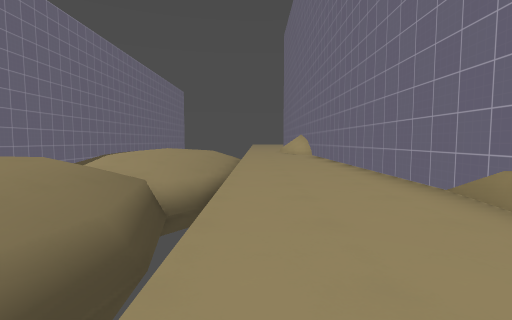
view 1 (above)

24 first-person views from a walk through a 3-D level made in the Godot game engine. The camera is 1.3 m above the floor, tilts 4° down and sees 85° across. The floor is counted in squares, 2 m on a side. Each view is taken from the middle of a square. On the plan, view 1 faces up. The plan holds only what a view shows up to about 9 squares ahead; the rest is blank. The place goes on beyond the plan. Surface patterns are stand-ins for the level's own textures.

view 2
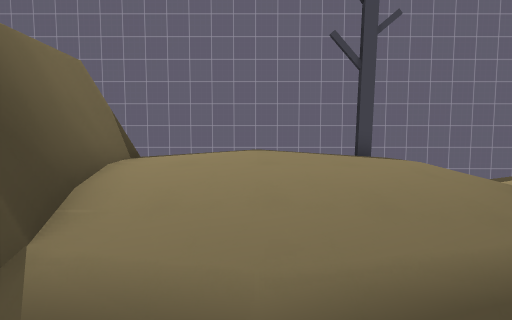

view 3
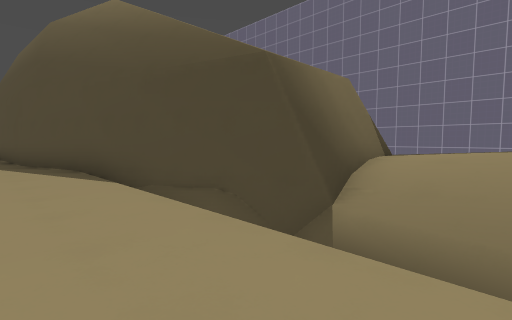

view 4
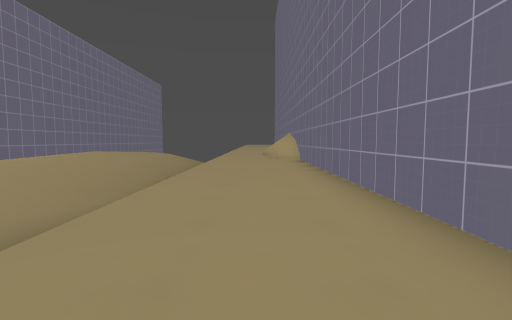

view 5
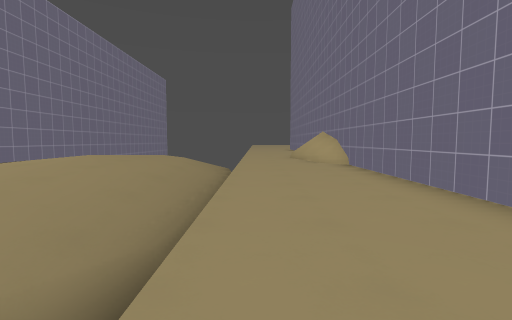

view 6
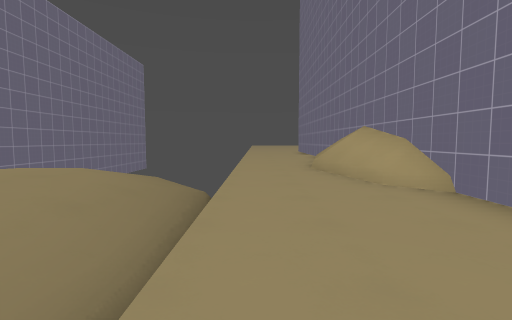

view 7
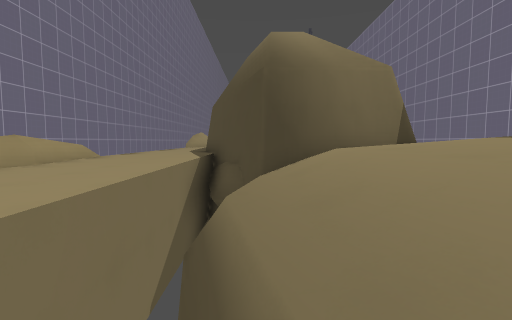

view 8
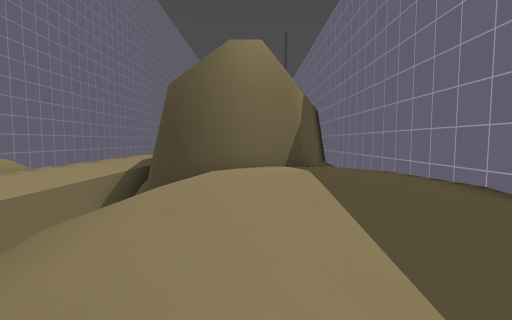

view 9
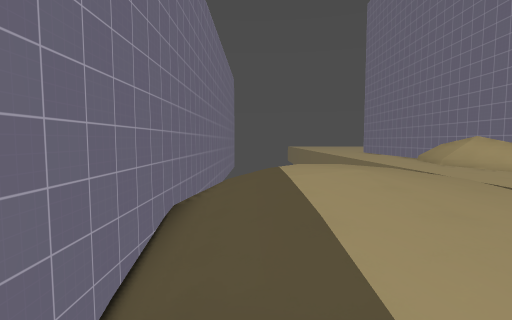

view 10
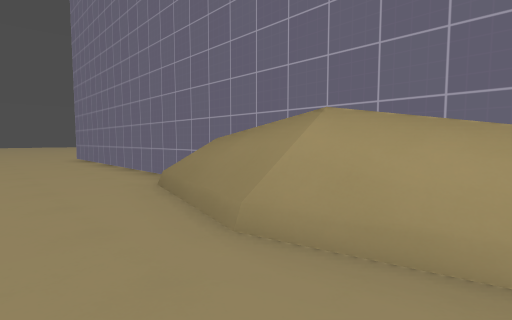

view 11
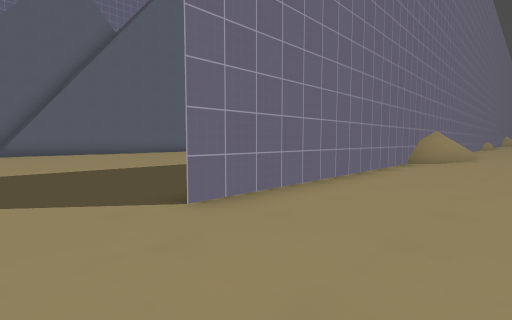

view 12
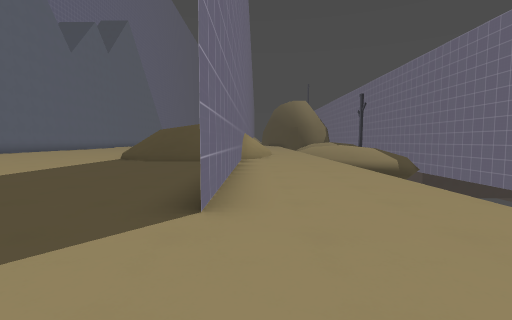

view 13
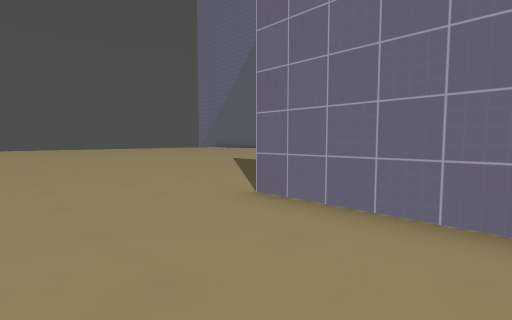

view 14
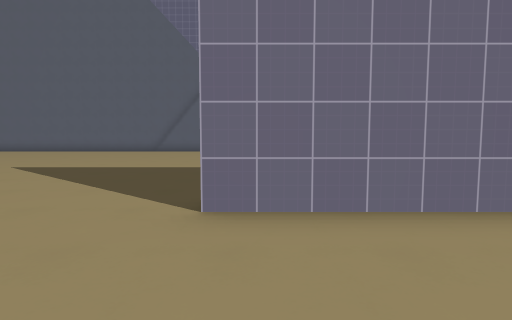

view 15
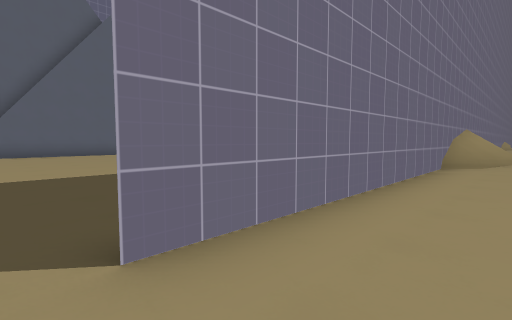

view 16
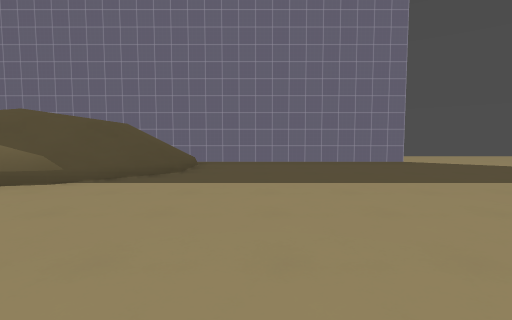

view 17
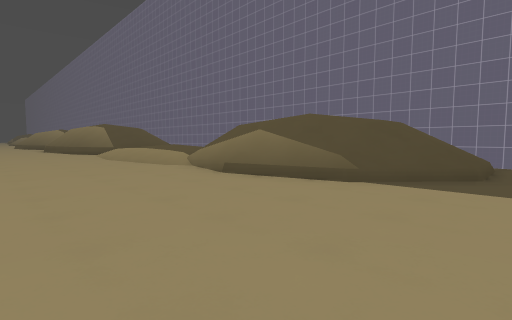

view 18
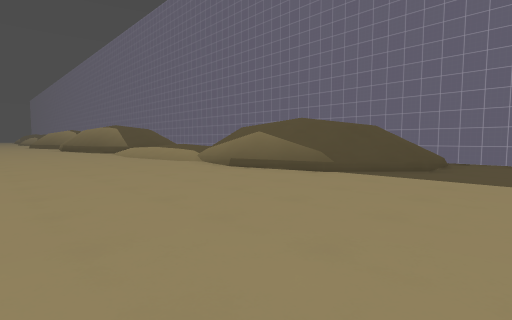

view 19
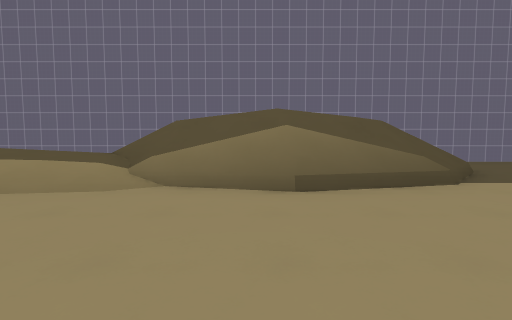

view 20
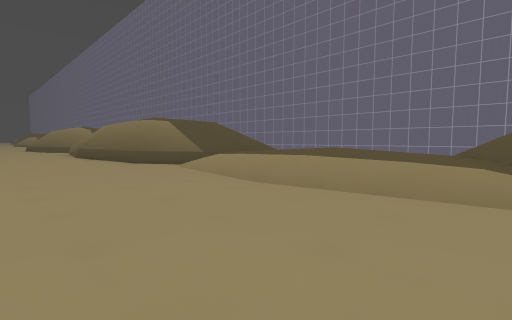

view 21
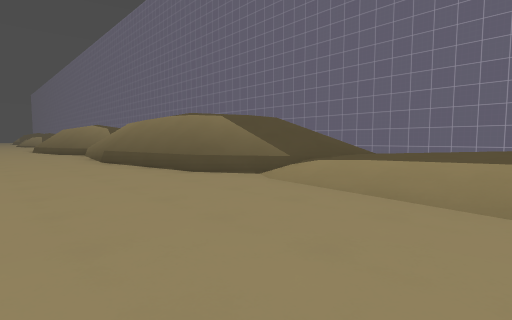

view 22
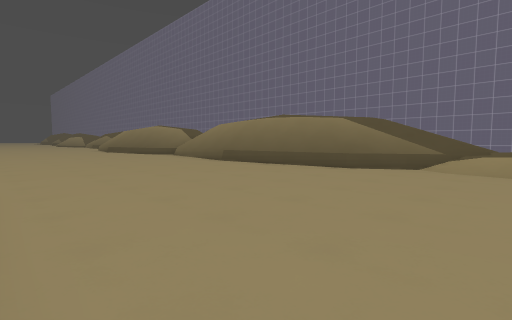

view 23
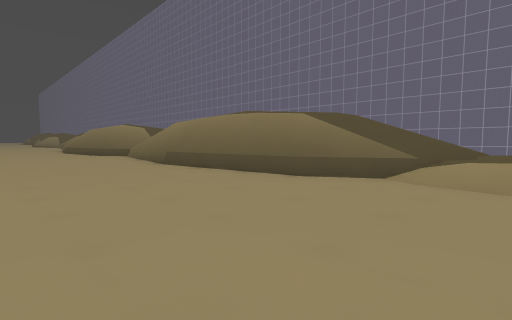

view 24
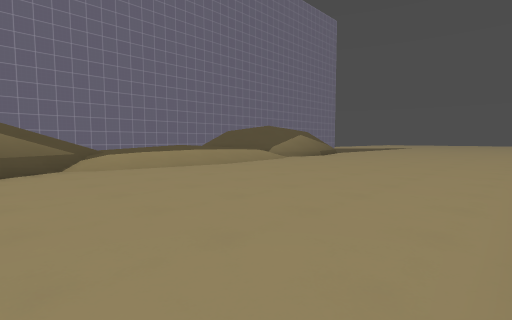

### Floor plan
Key: @ floor where view 1 was taken; # wall or solid block; . main floor; : floor 0.5 m higher than the main floor; + floor 0.75 m higher than the main floor; * floor 1 m higher than the main floor; / step, stairs or slope; = window, fence, low wall or low ledge; ^ raised ledge; v drop or lower ground.
Columns run from 7 left of view 1 to 14 right of it. Each row starts with its distance up from view 1.
 30        ..........
 29        ..........
 28        ..........
 27        ..........
 26        .............
 25        ..#..........
 24        ..#..........
 23        ..#.........
 22        ..#........
 21        ..#..........
 20        ..#..........
 19        ..#////......
 18        ..#/////.....
 17        ..#/ ///......
 16        ..#/ ///......
 15 #      ..#/ ///......
 14 #   ///..#/ ///.......
 13 #v//://..#/ ///.......
 12 #v/:://..#  ///.......
 11 #//:://..#  /+/.......
 10 #//:://..#   ///......
  9 #v/:://..#  ++/.......
  8 #v//://..#  ++/.......
  7 #v/////..# =///.......
  6 #///// ..#/ //=.......
  5 #///// ..#/ ////......
  4 #/++// ..#/  ///......
  3 #+*+//v..#/  ///......
  2 #/++// ..    ///......
  1 #//### ..^   ///......
  0 # ####v@.#    //......
 -1 #/#  #v..#     /......
 -2 #/   ##..#      .....
 -3 ##    #..#       ....
 -4       #..
 -5       #..
 -6       ##.
 -7        #
 -8        #
 -9        #

Where each view was taken, in squares from view 1:
view 1: 0 up, 0 right, facing up
view 2: 3 up, 0 right, facing left
view 3: 3 up, 1 right, facing down-left
view 4: 3 up, 1 right, facing up
view 5: 5 up, 0 right, facing up
view 6: 9 up, 0 right, facing up
view 7: 6 up, 2 left, facing down
view 8: 6 up, 4 left, facing down
view 9: 6 up, 5 left, facing up
view 10: 14 up, 0 right, facing up-right
view 11: 27 up, 0 right, facing down-right
view 12: 28 up, 2 right, facing down
view 13: 23 up, 0 right, facing up-right
view 14: 25 up, 0 right, facing right
view 15: 26 up, 1 right, facing down-right
view 16: 21 up, 11 right, facing left
view 17: 20 up, 11 right, facing down-left
view 18: 21 up, 12 right, facing down-left
view 19: 15 up, 11 right, facing left
view 20: 13 up, 11 right, facing down-left
view 21: 10 up, 11 right, facing down-left
view 22: 8 up, 14 right, facing down-left
view 23: 8 up, 12 right, facing down-left
view 24: 5 up, 14 right, facing up-left
